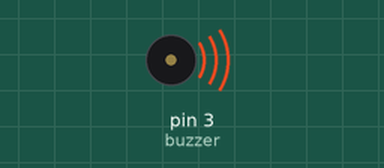
The sketch below on a simulated Arduino Uno, built with avr-gcc and run on an emulated ATmega328P. Parts: buzzer (waves = sounding, pin HIGH).

Above: at 0.15 s.
Timing chart, 0 to 3.0 s (numbered marks = the images above):
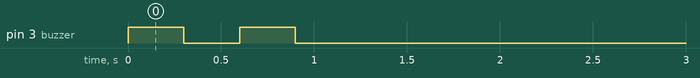

Measured:
- by itself, pin 3 (buzzer): alternates HIGH for 0.30 s and LOW for 0.30 s, 4 changes in all, then stays LOW

The sketch:

Latihan_6.ino
```cpp
#define buzzer  3

int val;
int i = 0;

void setup() {
  pinMode (buzzer, OUTPUT);
}

void loop() {
  while (i<2) {

    digitalWrite (buzzer, HIGH);
    delay (300);
    digitalWrite (buzzer, LOW);
    delay(300);
    i++;
  }

}
```
